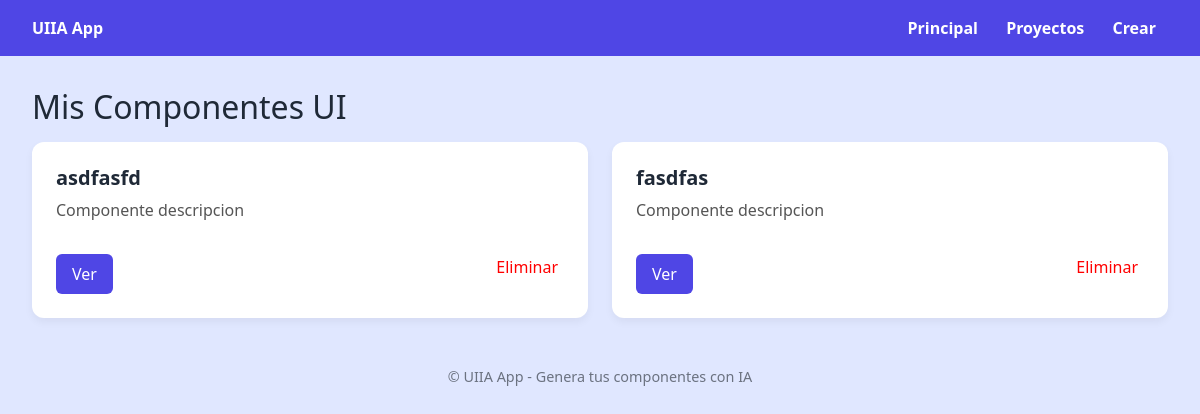
/listado/, run on an earlier commit of the app's database.
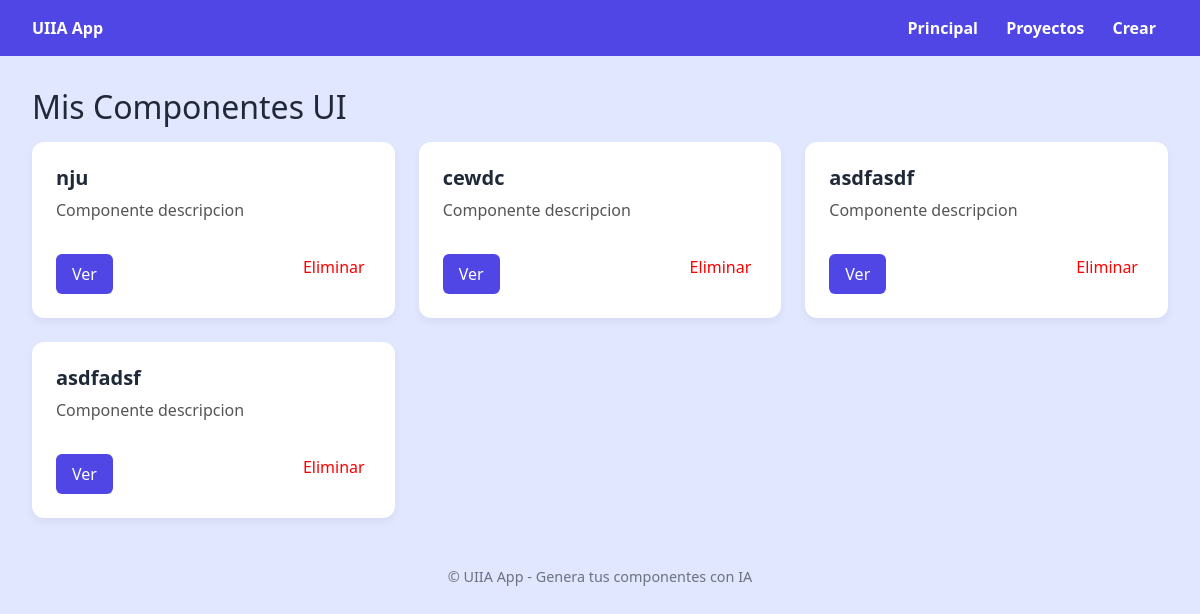
And on a later commit of the database.
### uiia/models.py (models this page shows, shortened)
class Componente(models.Model):
    nombre = models.CharField(max_length=100)
    descripcion = models.TextField(blank=True)
    prompt = models.TextField(blank=True)
    codigo_generado = models.TextField(blank=True)
    fecha_creacion = models.DateTimeField(auto_now_add=True)
    fecha_actualizacion = models.DateTimeField(auto_now=True)

### uiia/views.py (the view)
# urls.py: path('listado/', vista_principal, name="listado"),
def vista_principal(request):
    objetos = Com.objects.all()
    return render(request, "uiia/main.html", {
        'rango': range(10),
        'objetos': reversed(objetos)
    })

### uiia/templates/uiia/main.html (shortened to what this page needs)
{% extends 'base.html' %}
{% block content %}
<h1 style="font-size: 2rem; margin-bottom: 1rem;">Mis Componentes UI</h1>
{% if objetos %}
    <div style="display: grid; grid-template-columns: repeat(auto-fit, minmax(300px, 1fr)); gap: 1.5rem;">
        {% for i in objetos %}
            <div style="background: white; padding: 1.5rem; border-radius: 12px; box-shadow: 0 4px 8px rgba(0,0,0,0.05); display: flex; flex-direction: column; justify-content: space-between;">
                <h2 style="font-size: 1.25rem; font-weight: bold; margin-bottom: 0.5rem;">{{i.nombre}}</h2>
                <p style="color: #555;">{{ i.descripcion|default:"Componente descripcion"}}</p>
                <div style="margin-top: 1rem; display: flex; justify-content: space-between;">
                    <a href="{% url 'generar_componente' i.id%}" style="background-color: var(--color-primario); color: white; padding: 0.5rem 1rem; border-radius: 6px; text-decoration: none;">Ver</a>
                    <form method="POST" action="{% url 'eliminar_componente' i.id %}" style="display: inline;">
                        <button type="submit" style="background: transparent; border: none; color: red; cursor: pointer;">Eliminar</button>
                    </form>
                </div>
            </div>
        {% endfor %}
    </div>
{% else %}
    <p style="color: #666;">No se han generado componentes aún.</p>
{% endif %}
{% endblock %}

### uiia/templates/base.html (shortened to what this page needs)
<!DOCTYPE html>
<html lang="es">
<head>
    <link href="https://cdn.jsdelivr.net/npm/bootstrap@5.3.0-alpha1/dist/css/bootstrap.min.css" rel="stylesheet">
</head>
<body>
    <nav>
        <div><strong>UIIA App</strong></div>
        <div>
            <a href="{% url 'landing'%}">Principal</a>
            <a href="{% url 'listado'%}">Proyectos</a>
            <a href="{% url 'crear_componente'%}">Crear</a>
        </div>
    </nav>
    <div class="contenido">
        {% block content %}
        {% endblock %}
    </div>
    <footer style="
    ">
        &copy; UIIA App - Genera tus componentes con IA
    </footer>
</body>
</html>

### uiia/templates/base.html (style rules this page uses)
:root { --color-primario: #4f46e5; --color-secundario: #e0e7ff; --color-texto: #1f2937; }
body { margin: 0; font-family: 'Segoe UI', Tahoma, Geneva, Verdana, sans-serif; background-color: var(--color-secundario); color: var(--color-texto); }
nav { background-color: var(--color-primario); padding: 1rem 2rem; color: white; display: flex; justify-content: space-between; align-items: center; position: sticky; top: 0; z-index: 10; }
nav a { color: white; margin: 0 0.75rem; text-decoration: none; font-weight: bold; }
.contenido { padding: 2rem; }
footer { text-align: center; padding: 1rem; font-size: 0.9rem; color: #6b7280; }

What changed in the data, as far as the page shows it:
removed Componente: nombre "asdfasfd", descripcion "Componente descripcion"
removed Componente: nombre "fasdfas", descripcion "Componente descripcion"
added Componente: nombre "nju", descripcion "Componente descripcion"
added Componente: nombre "cewdc", descripcion "Componente descripcion"
added Componente: nombre "asdfasdf", descripcion "Componente descripcion"
added Componente: nombre "asdfadsf", descripcion "Componente descripcion"
